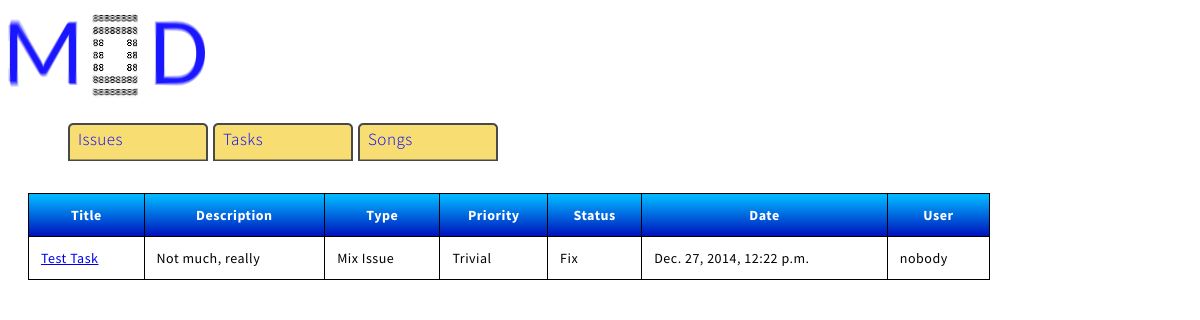
Screenshot of /issues/tasks/ with the database file from the repository.
### issues/models.py (models this page shows, shortened)
class Task(models.Model):
    title = models.CharField(max_length=50)
    description = models.CharField(max_length=1000)
    date = models.DateTimeField('date')
    typeof = models.CharField(max_length=50, choices=TYPE_CHOICES, default='Misc')
    status = models.CharField(max_length = 50, choices=STATUS_CHOICES, default='Pro')
    votes = models.IntegerField(default=0)
    priority = models.CharField(max_length = 100, choices=SEVERITY_CHOICES, default='Trivial')
    postedby = models.CharField(max_length=30, default='nobody')

### issues/views.py (the view)
class TaskIndexView(generic.ListView):
    template_name = 'issues/index.html'
    context_object_name = 'task_recent_list'
    def get_queryset(self):
        return Task.objects.order_by('-date')[:25]

### issues/templates/issues/index.html (shortened to what this page needs)
{% load staticfiles %}
<link rel="stylesheet" type="text/css" href="{% static 'issues/style.css' %}"/>
<head>
</head>
<body>
<header id='header'>
    <img src="{% static 'issues/images/mod.png' %}"/>
    <div class='top'>
        <ul>
            <a href="{% url 'issues:index' %}"><li>Issues</li></a>
            <a href="{% url 'issues:task_index' %}"><li>Tasks</li></a>
            <a href="{% url 'issues:song_index' %}"><li>Songs</li></a>
        </ul>
    </div>
</header>
<div class="list">
<div class="issueTableList" >
                <table>
                      {% if issue_recent_list %}
                            <tr>
                                <td>Title</td>
                                <td>Description</td>
                                <td>Type</td>
                                <td>Priority</td>
                                <td>Status</td>
                                <td>Date</td>
                                <td>User</td>
                            </tr>
                        {% for issue in issue_recent_list %}
                            <tr>
                                <td><a href="{% url 'issues:detail' issue.id %}">{{ issue.title}}</a></td>
                                <td>{{ issue.description }}</td>
                                <td>{{ issue.typeof }}</td>
                                <td>{{ issue.severity }}</td>
                                <td>{{ issue.status }}</td>
                                <td>{{ issue.date }}</td>
                                <td>{{ issue.postedby }}</td>
                            </tr>
                        {% endfor %}
                     {% elif task_recent_list %}
                            <tr>
                                <td>Title</td>
                                <td>Description</td>
                                <td>Type</td>
                                <td>Priority</td>
                                <td>Status</td>
                                <td>Date</td>
                                <td>User</td>
                            </tr>
                        {% for task in task_recent_list %}
                            <tr>
                                <td><a href="{% url 'issues:task_detail' task.id %}">{{ task.title}}</a></td>
                                <td>{{ task.description }}</td>
                                <td>{{ task.typeof }}</td>
                                <td>{{ task.priority }}</td>
                                <td>{{ task.status }}</td>
                                <td>{{ task.date }}</td>
                                <td>{{ task.postedby }}</td>
                            </tr>
                        {% endfor %}
                    {% else %}
                        <tr>
                            <td><strong>There is nothing here. Yay!</strong></td>
                        </tr>
                    {% endif %}
                </table>
</div>
</div>
</body>

### issues/static/issues/style.css (style rules this page uses)
body,input,textarea,select { font-family: 'Source Sans Pro', sans-serif; font-weight: 300; font-size: 14pt; line-height: 1.75em; color: #000000; letter-spacing: 0.5px; }
.list { float:left; width:960px; padding:20px 20px 40px 20px; line-height:18px; }
.issueTableList { margin:0px;padding:0px; width:100%; border:1px solid #000000; }
.issueTableList table { border-collapse: collapse; border-spacing: 0; width:100%; # height:100%; }
.issueTableList tr:nth-child(odd) { background-color:#b5d4fc; }
.issueTableList tr:nth-child(even) { background-color:#ffffff; }
.issueTableList td { vertical-align:middle; border:1px solid #000000; border-width:0px 1px 1px 0px; text-align:left; padding:12px; font-size:14px; font-family: 'Source Sans Pro', sans-serif; font-weight:normal; color:#000000; white-space: nowrap; overflow: hidden; text-overflow: ellipsis; max-width: 150px; }
.issueTableList tr:last-child td { border-width:0px 1px 0px 0px; }
.issueTableList tr td:last-child { border-width:0px 0px 1px 0px; }
.issueTableList tr:last-child td:last-child { border-width:0px 0px 0px 0px; }
.issueTableList tr:first-child td { background:-o-linear-gradient(bottom, #00b6ff 5%, #0012bc 100%); background:-webkit-gradient( linear, left top, left bottom, color-stop(0.05, #00b6ff), color-stop(1, #0012bc) ); background:-moz-linear-gradient( center top, #00b6ff 5%, #0012bc 100% ); filter:progid:DXImageTransform.Microsoft.gradient(startColorstr="#00b6ff", endColorstr="#0012bc"); background: -o-linear-gradient(top,#00b6ff,0012bc); background-color:#00b6ff; border:0px solid #000000; text-align:center; border-width:0px 0px 1px 1px; font-size:14px; font-family: 'Source Sans Pro', sans-serif; font-weight:bold; color:#ffffff; }
.issueTableList tr:first-child td:first-child { border-width:0px 0px 1px 0px; }
.issueTableList tr:first-child td:last-child { border-width:0px 0px 1px 1px; }
.top { float: left; width:960px; padding:0px 20px 0px 20px; }
.top a { text-decoration: none; }
.top a:link { color: #0000FF; }
.top li { float: left; width: 125px; height: 50px; margin-top: 1px; text-align: left; font-size: 17px; background:url('images/tab.png'); background-repeat: no-repeat; list-style-type: none; padding: 0px 10px; }
#header { float: left; }
#header img { float: left; }

### rows the page displays
Task: title "Test Task", description "Not much, really", typeof "Mix Issue", priority "Trivial", status "Fix", date "Dec. 27, 2014, 12:22 p.m.", postedby "nobody"
